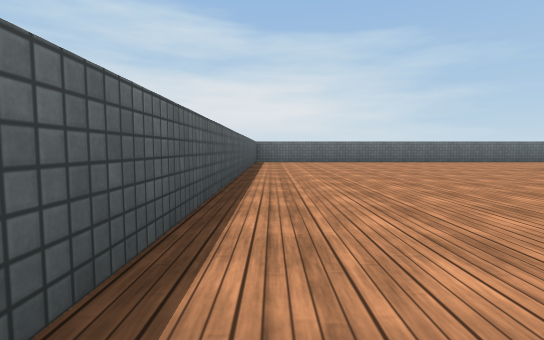
View 1 (above)

16 first-person views from a walk through a scene from a Unity 3-D project. The camera is 0.62 m above the floor, tilts 4° down and sees 85° across. The floor is counted in squares, 2 m on a side. Each view is taken from the middle of a square. On the plan, view 1 faces up. The plan holds only what a view shows up to about 9 squares ahead; the rest is blank. The player character is not drawn. Surface patterns are stand-ins for the level's own textures.

View 2
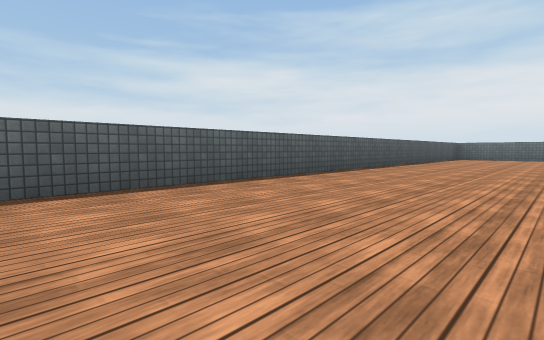

View 3
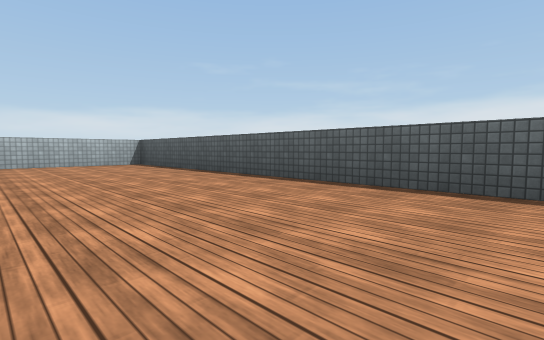

View 4
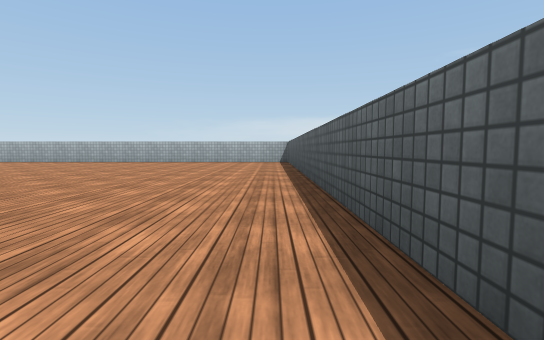

View 5
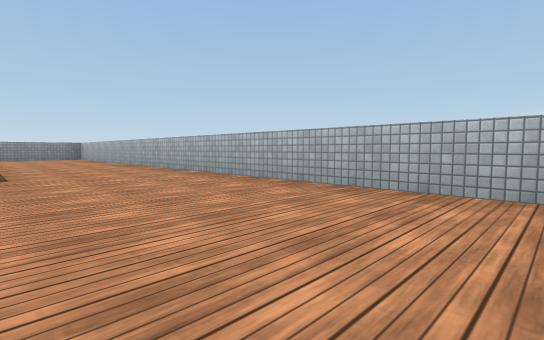

View 6
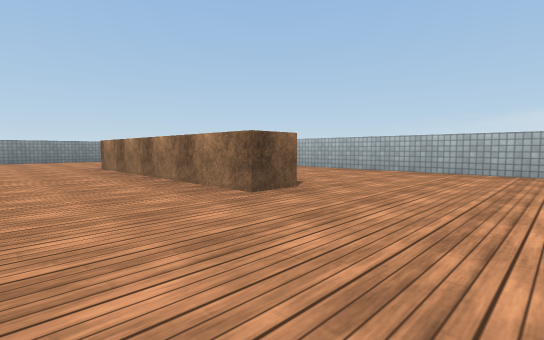

View 7
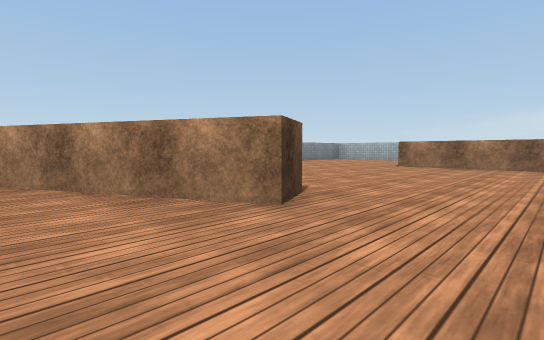

View 8
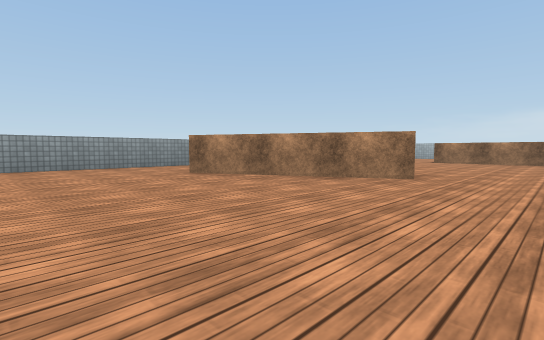

View 9
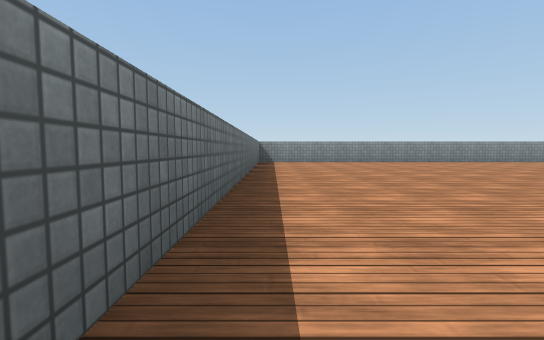

View 10
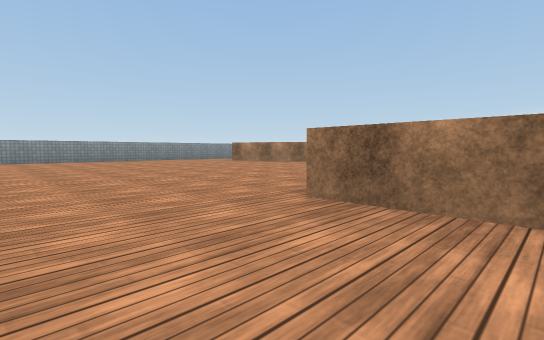

View 11
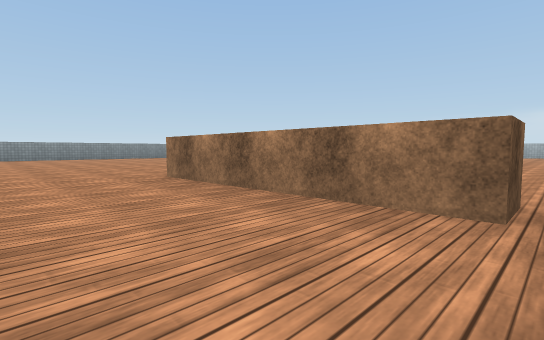

View 12
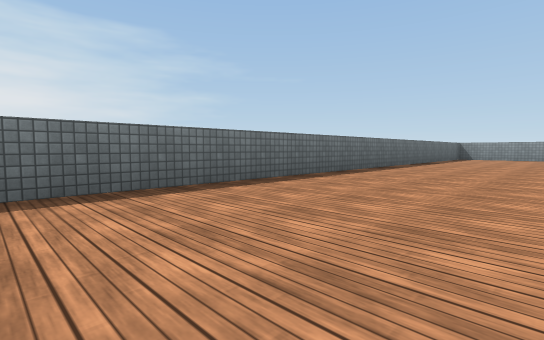

View 13
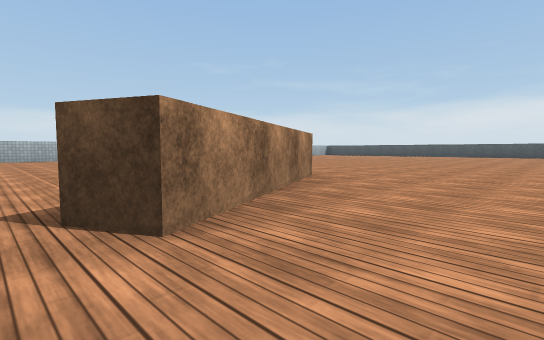

View 14
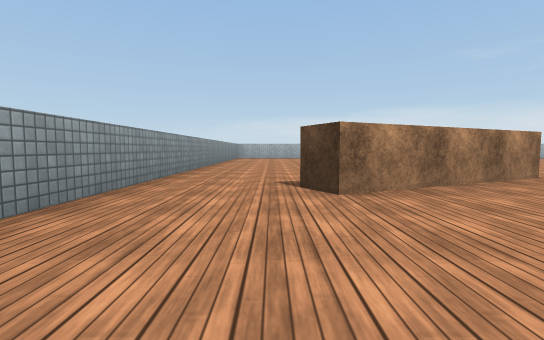

View 15
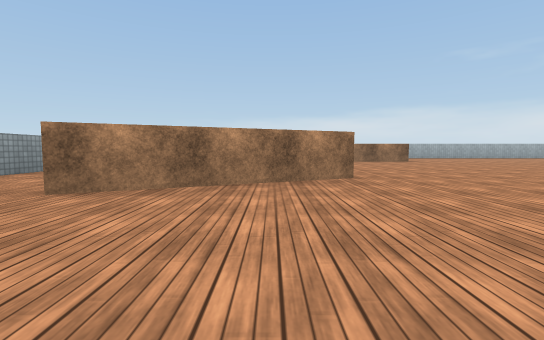

View 16
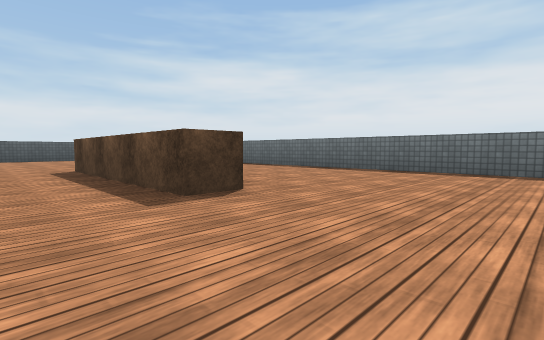

### Floor plan
Points are (right, up) in squares from view 1. A wall is a line through its corners. A room is listed if a view was taken in it or the views show most of it. See-through windows are left out.
Room 1 (views 1, 2, 3, 4, 5, 6, 7, 8, 9, 10, 11, 12, 13, 14, 15, 16)
walls: (10.4, -0.7) (10.1, -0.2) (12.5, 1) (12.8, 0.5); (7.2, 4) (4.2, 4) (4.2, 4.5) (7.2, 4.5) (7.2, 4); (7.6, -5) (7.6, -4.4) (11.2, -4.4); (14.2, -7.2) (14.2, 7.3) (-0.4, 7.3) (-0.4, -7.2) (14.2, -7.2)

Positions as (right, up) in squares from view 1, and headings:
1: (0, 0), facing up
2: (2, -3), facing up-left
3: (2, -1), facing down-left
4: (0, 0), facing down
5: (4, -5), facing down-right
6: (6, -3), facing down-right
7: (9, 1), facing down-right
8: (9, 3), facing down-right
9: (7, 7), facing right
10: (6, 6), facing down-right
11: (4, 6), facing down-right
12: (4, 5), facing up-right
13: (13, 2), facing down-left
14: (13, 3), facing down
15: (11, 3), facing down
16: (9, 3), facing up-left
